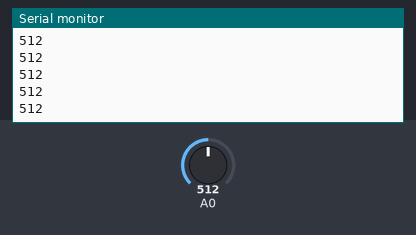
Bench run of a sketch on a simulated Arduino Uno, built with avr-gcc and run on an emulated ATmega328P. Shown: the last lines printed to the serial monitor. Inputs (shaded band) come from the test bench; at power-on: A0 = 512.

Above: at 1.2 s.
1.3 s: A0 set to 716
At 2.0 s:
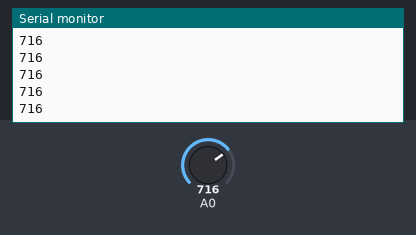
2.8 s: A0 set to 900
At 3.4 s:
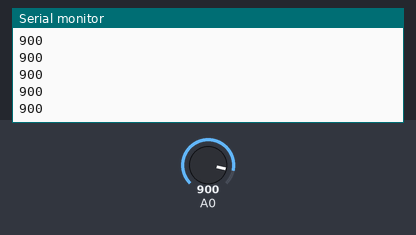
Timing chart, 0 to 5.8 s (numbered marks = the images above; inputs shaded):
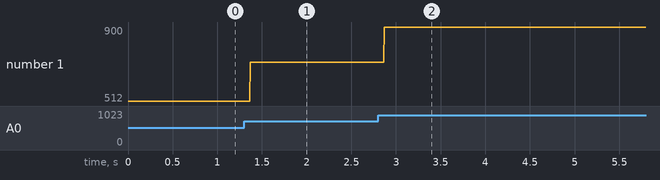

Measured:
- after the input at 1.3 s, the serial monitor: prints a new line after 0.07 s (image 1)
- after the input at 2.8 s, the serial monitor: prints a new line after 0.07 s (image 2)
- plotted number 1: 512 → 716 after the input at 1.3 s, 716 → 900 after the input at 2.8 s

The sketch:

leituraEntradaAnalogica.ino
```cpp
int valorPotenciometro = 0;

void setup() {
  Serial.begin(9600);
}

void loop() {
  valorPotenciometro = analogRead(A0);

  Serial.println(valorPotenciometro);

  delay(1);
}
```
